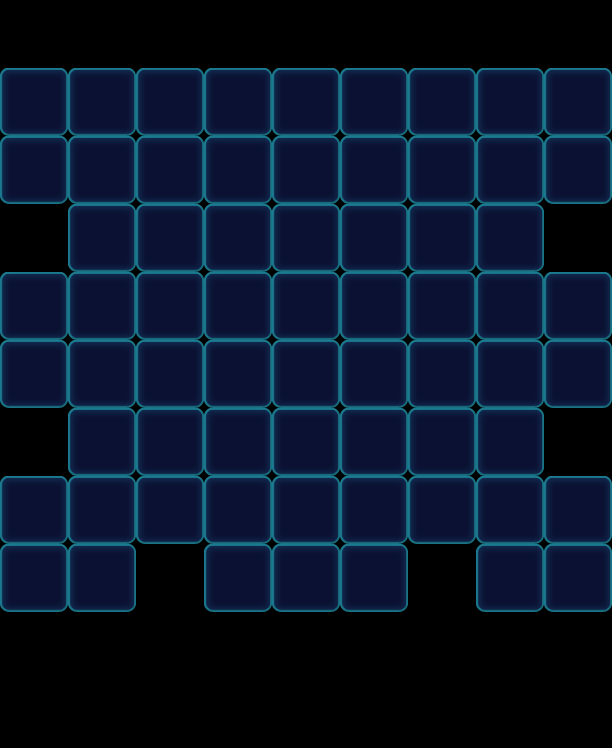

Rendered tile map (Tiled .tmx) drawn with the repository's tilesets; below, a short description and the map source with its tile grids summarised:
An orthogonal 9x11 tile map with 68x68 px tiles, 1 tile layer (Valid), 2 tilesets and 91 objects (22x Floor, 17x Monster, 17x Lock, 13x Factory_Normal, 12x Ice, ...).

<map version="1.0" orientation="orthogonal" width="9" height="11" tilewidth="68" tileheight="68">
 <tileset firstgid="1" name="game_grid1" tilewidth="68" tileheight="68">
  <image source="game_grid1.png" width="68" height="68" />
 </tileset>
 <tileset firstgid="2" name="map" tilewidth="68" tileheight="68">
  <image source="map.png" width="1024" height="1024" />
 </tileset>
 <layer name="Valid" width="9" height="11">
  <data>[99 cells, 66 non-empty, 1 distinct tile ids]</data>
 </layer>
 <objectgroup name="BottomObj" width="9" height="11">
  <object type="Floor" gid="33" x="0" y="340">
   <properties>
    <property name="Layers" value="2" />
   </properties>
  </object>
  <object type="Floor" gid="33" x="68" y="340">
   <properties>
    <property name="Layers" value="2" />
   </properties>
  </object>
  <object type="Floor" gid="33" x="136" y="340">
   <properties>
    <property name="Layers" value="2" />
   </properties>
  </object>
  <object type="Floor" gid="33" x="408" y="340">
   <properties>
    <property name="Layers" value="2" />
   </properties>
  </object>
  <object type="Floor" gid="33" x="408" y="408">
   <properties>
    <property name="Layers" value="2" />
   </properties>
  </object>
  <object type="Floor" gid="33" x="408" y="476">
   <properties>
    <property name="Layers" value="2" />
   </properties>
  </object>
  <object type="Floor" gid="33" x="136" y="408">
   <properties>
    <property name="Layers" value="2" />
   </properties>
  </object>
  <object type="Floor" gid="33" x="0" y="408">
   <properties>
    <property name="Layers" value="2" />
   </properties>
  </object>
  <object type="Floor" gid="33" x="68" y="408">
   <properties>
    <property name="Layers" value="2" />
   </properties>
  </object>
  <object type="Floor" gid="33" x="68" y="476">
   <properties>
    <property name="Layers" value="2" />
   </properties>
  </object>
  <object type="Floor" gid="33" x="136" y="476">
   <properties>
    <property name="Layers" value="2" />
   </properties>
  </object>
  <object type="Floor" gid="33" x="476" y="340">
   <properties>
    <property name="Layers" value="2" />
   </properties>
  </object>
  <object type="Floor" gid="33" x="476" y="408">
   <properties>
    <property name="Layers" value="2" />
   </properties>
  </object>
  <object type="Floor" gid="33" x="476" y="476">
   <properties>
    <property name="Layers" value="2" />
   </properties>
  </object>
  <object type="Floor" gid="33" x="544" y="408">
   <properties>
    <property name="Layers" value="2" />
   </properties>
  </object>
  <object type="Floor" gid="33" x="544" y="340">
   <properties>
    <property name="Layers" value="2" />
   </properties>
  </object>
  <object type="Floor" gid="33" x="204" y="544">
   <properties>
    <property name="Layers" value="2" />
   </properties>
  </object>
  <object type="Floor" gid="33" x="340" y="544">
   <properties>
    <property name="Layers" value="2" />
   </properties>
  </object>
  <object type="Floor" gid="33" x="272" y="544">
   <properties>
    <property name="Layers" value="2" />
   </properties>
  </object>
  <object type="Floor" gid="33" x="204" y="612">
   <properties>
    <property name="Layers" value="2" />
   </properties>
  </object>
  <object type="Floor" gid="33" x="340" y="612">
   <properties>
    <property name="Layers" value="2" />
   </properties>
  </object>
  <object type="Floor" gid="33" x="272" y="612">
   <properties>
    <property name="Layers" value="2" />
   </properties>
  </object>
 </objectgroup>
 <objectgroup name="MiddleObj" width="9" height="11">
  <object name="66" type="Monster" gid="17" x="136" y="272">
   <properties>
    <property name="Color" value="Purple" />
   </properties>
  </object>
  <object name="33" type="Monster" gid="3" x="204" y="340">
   <properties>
    <property name="Color" value="Green" />
   </properties>
  </object>
  <object type="Monster" gid="4" x="204" y="272">
   <properties>
    <property name="Color" value="Orange" />
   </properties>
  </object>
  <object name="32" type="Monster" gid="2" x="68" y="272">
   <properties>
    <property name="Color" value="Blue" />
   </properties>
  </object>
  <object name="32" type="Monster" gid="2" x="340" y="340">
   <properties>
    <property name="Color" value="Blue" />
   </properties>
  </object>
  <object name="32" type="Monster" gid="2" x="408" y="544">
   <properties>
    <property name="Color" value="Blue" />
   </properties>
  </object>
  <object name="32" type="Monster" gid="2" x="204" y="408">
   <properties>
    <property name="Color" value="Blue" />
   </properties>
  </object>
  <object name="66" type="Monster" gid="17" x="340" y="408">
   <properties>
    <property name="Color" value="Purple" />
   </properties>
  </object>
  <object name="66" type="Monster" gid="17" x="68" y="544">
   <properties>
    <property name="Color" value="Purple" />
   </properties>
  </object>
  <object name="33" type="Monster" gid="3" x="408" y="272">
   <properties>
    <property name="Color" value="Green" />
   </properties>
  </object>
  <object name="33" type="Monster" gid="3" x="272" y="476">
   <properties>
    <property name="Color" value="Green" />
   </properties>
  </object>
  <object name="33" type="Monster" gid="3" x="136" y="544">
   <properties>
    <property name="Color" value="Green" />
   </properties>
  </object>
  <object name="65" type="Monster" gid="19" x="340" y="476">
   <properties>
    <property name="Color" value="Yellow" />
   </properties>
  </object>
  <object name="65" type="Monster" gid="19" x="476" y="272">
   <properties>
    <property name="Color" value="Yellow" />
   </properties>
  </object>
  <object name="65" type="Monster" gid="19" x="476" y="544">
   <properties>
    <property name="Color" value="Yellow" />
   </properties>
  </object>
  <object type="Monster" gid="4" x="340" y="272">
   <properties>
    <property name="Color" value="Orange" />
   </properties>
  </object>
  <object type="Monster" gid="4" x="204" y="476">
   <properties>
    <property name="Color" value="Orange" />
   </properties>
  </object>
 </objectgroup>
 <objectgroup color="#000000" name="TopObj" width="9" height="11">
  <object name="10" type="Factory_Normal" x="0" y="0" width="68" height="68">
   <properties>
    <property name="FactoryColorsConfig" value="Blue,Green,Yellow,Orange,Purple" />
   </properties>
  </object>
  <object name="Ice" type="Ice" x="544" y="340" width="68" height="68">
   <properties>
    <property name="Layers" value="3" />
   </properties>
  </object>
  <object name="Ice" type="Ice" x="0" y="340" width="68" height="68">
   <properties>
    <property name="Layers" value="3" />
   </properties>
  </object>
  <object name="Ice" type="Ice" x="476" y="340" width="68" height="68">
   <properties>
    <property name="Layers" value="3" />
   </properties>
  </object>
  <object name="Ice" type="Ice" x="476" y="408" width="68" height="68">
   <properties>
    <property name="Layers" value="3" />
   </properties>
  </object>
  <object name="Stone" type="Stone" gid="34" x="136" y="340">
   <properties>
    <property name="Layers" value="1" />
   </properties>
  </object>
  <object name="Stone" type="Stone" gid="34" x="408" y="476">
   <properties>
    <property name="Layers" value="1" />
   </properties>
  </object>
  <object name="Stone" type="Stone" gid="34" x="476" y="340">
   <properties>
    <property name="Layers" value="1" />
   </properties>
  </object>
  <object name="Stone" type="Stone" gid="34" x="408" y="408">
   <properties>
    <property name="Layers" value="1" />
   </properties>
  </object>
  <object name="Stone" type="Stone" gid="34" x="544" y="340">
   <properties>
    <property name="Layers" value="1" />
   </properties>
  </object>
  </objectgroup>
</map>
<!-- 42 of 91 objects omitted -->
